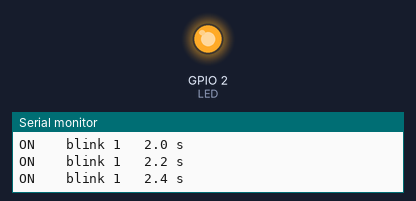
The sketch below on a simulated ESP32. On the bench: output pins drawn as LEDs (lit = HIGH), the last lines printed to the serial monitor.

Above: at 2.5 s.
At 7.5 s:
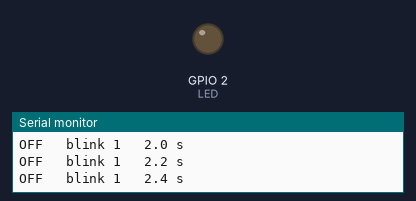
Timing chart, 0 to 13.0 s (numbered marks = the images above):
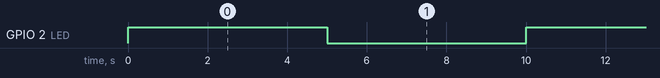

The sketch:

esp32_blink.ino
```cpp
// Week 2: ESP32 DevKit V1 blink.
// GPIO 2 = right header, pin 15. (This clone has no LED on GPIO 2:
// check it with a multimeter, red probe on pin 15, black on pin 1 GND.)
// Anything after "//" is a comment: the compiler ignores it.

// ---------------------------------------------------------------------------
// Settings
// ---------------------------------------------------------------------------

// The pin we switch. "const" = can never change.
const int LED = 2;

// How long each half of the blink lasts, in milliseconds (5000 ms = 5 s).
const unsigned long HALF_MS = 5000;

// How often to print while waiting (200 ms = 5 lines per second).
const unsigned long PRINT_EVERY_MS = 200;

// Counts the blinks. Lives outside the functions, so it keeps its value.
int count = 0;

// ---------------------------------------------------------------------------
// holdAndPrint(): stay in the current state for `durationMs`,
// printing `label` every PRINT_EVERY_MS so the Serial Monitor shows it live.
// ---------------------------------------------------------------------------
void holdAndPrint(const char *label, unsigned long durationMs) {
  // millis() = milliseconds since the board started. It keeps counting up.
  unsigned long start = millis();

  // Keep going until durationMs has passed since `start`.
  while (millis() - start < durationMs) {
    // Print e.g. "ON   blink 3   1.2 s"
    Serial.print(label);
    Serial.print("   blink ");
    Serial.print(count);
    Serial.print("   ");
    Serial.print((millis() - start) / 1000.0, 1);  // seconds, 1 decimal place
    Serial.println(" s");

    // Short wait between lines, so we don't flood the Mac.
    delay(PRINT_EVERY_MS);
  }
}

// ---------------------------------------------------------------------------
// setup(): runs ONCE, at power-on or reset
// ---------------------------------------------------------------------------
void setup() {
  // Start the USB serial link. The Serial Monitor must also be on 115200 baud.
  Serial.begin(115200);

  // Make GPIO 2 an output, so the chip can drive it to 3.3 V or 0 V.
  pinMode(LED, OUTPUT);

  Serial.println("BrainTech ESP32 blink started");
}

// ---------------------------------------------------------------------------
// loop(): runs FOREVER
// ---------------------------------------------------------------------------
void loop() {
  count++;  // one more blink

  // 3.3 V on GPIO 2 -> LED on (if one is wired). Print "ON" for 5 s.
  digitalWrite(LED, HIGH);
  holdAndPrint("ON ", HALF_MS);

  // 0 V on GPIO 2 -> LED off. Print "OFF" for 5 s.
  digitalWrite(LED, LOW);
  holdAndPrint("OFF", HALF_MS);

  // One full cycle = 5 s on + 5 s off = 10 s.
}
```

Measured:
- by itself, GPIO 2 (LED): alternates HIGH for 5.0 s and LOW for 5.0 s
